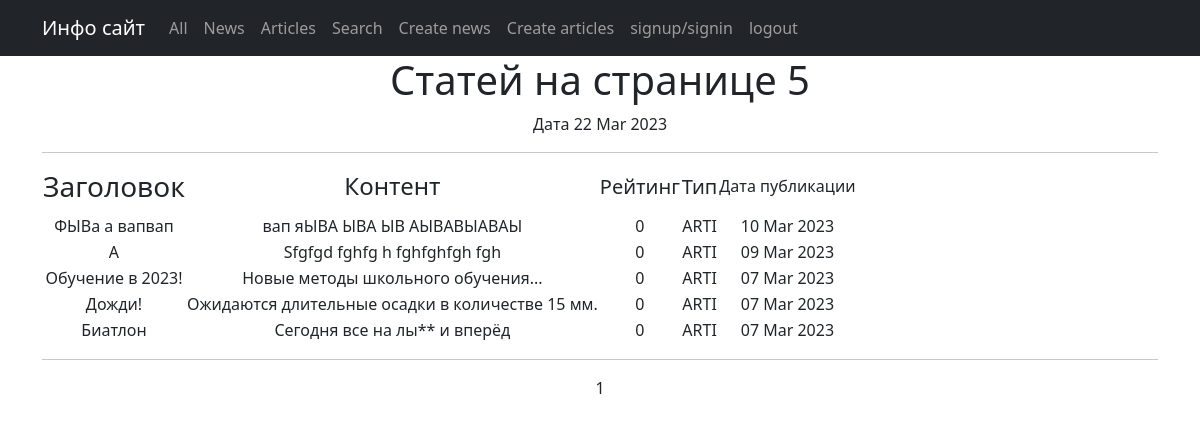
Screenshot of /posts/articles/ with the database file from the repository.
### posts/models.py (models this page shows, shortened)
class Post(models.Model):
    article = 'ARTI'
    news = 'NEWS'
    POST_TYPE = [
        (article, 'Статья'),
        (news, 'Новость')
    ]
    author = models.ForeignKey(Author, on_delete=models.CASCADE)
    types = models.CharField(max_length=4, choices=POST_TYPE, default=news)
    time_date = models.DateTimeField(auto_now_add=True)
    category = models.ManyToManyField(Category, through='PostCategory')
    title = models.CharField(max_length=255, blank=False)
    content = models.TextField(blank=False)
    rating = models.IntegerField(default=0)

### posts/views.py (the view)
# urls.py: path('articles/', ArticlesList.as_view(), name='articles_list'),
class ArticlesList(ListView):
    model = Post
    queryset = Post.objects.filter(types='ARTI')
    ordering = '-time_date'
    template_name = 'articles.html'
    context_object_name = 'articles'
    paginate_by = 5
    def get_context_data(self, **kwargs):
        context = super().get_context_data(**kwargs)
        context['num_of_articles'] = len(Post.objects.filter(types='ARTI'))
        return context

### posts/templatetags/custom_filters.py (called while the page is built)
@register.filter()
def censor(value):
    new_list = list(value.split())
    if isinstance(value, str):
        for i in range(len(new_list)):
            if new_list[i].lower() in censor_list:
                s = new_list[i]
                new_list[i] = s[:2] + '*' * (len(s) - 2)
        return ' '.join(new_list)
    else:
        raise TypeError('Объект не является строкой')

### posts/templatetags/custom_tags.py (called while the page is built)
@register.simple_tag()
def current_time(format_string='%b %d %Y'):
    return datetime.utcnow().strftime(format_string)

### templates/articles.html (shortened to what this page needs)
{% extends 'flatpages/default.html' %}
{% load custom_filters %}
{% load custom_tags %}
{% block content %}
<h1>Статей на странице {{ articles|length }} </h1>
Дата {% current_time '%d %b %Y' %}
<hr>
   {% if articles %}
       <table>
           <tr>
               <td><h3>Заголовок</h3></td>
                <td><h4>Контент</h4></td>
                <td><h5>Рейтинг</h5></td>
                <td><h5>Тип</h5></td>
                <td><h6>Дата публикации</h6></td>
           </tr>
           {% for article in articles %}
           <tr>
               <td>{{ article.title|truncatewords:3|censor }}</td>
                <td>{{ article.content|truncatewords:20|censor }}</td>
                <td>{{ article.rating }}</td>
                <td>{{ article.types }}</td>
                <td>{{ article.time_date|date:'d M Y' }}</td>
           </tr>
           {% endfor %}
       </table>
   {% else %}
       <h2>Новостей нет!</h2>
   {% endif %}
<hr>
    {{ page_obj.number }}
{% endblock content %}

### rows the page displays
Post: title|censor "ФЫВа а вапвап", content|censor "вап яЫВА ЫВА ЫВ АЫВАВЫАВАЫ", rating "0", types "ARTI", time_date "10 Mar 2023"
Post: title|censor "A", content|censor "Sfgfgd fghfg h fghfghfgh fgh", rating "0", types "ARTI", time_date "09 Mar 2023"
Post: title|censor "Обучение в 2023!", content|censor "Новые методы школьного обучения...", rating "0", types "ARTI", time_date "07 Mar 2023"
Post: title|censor "Дожди!", content|censor "Ожидаются длительные осадки в количестве 15 мм.", rating "0", types "ARTI", time_date "07 Mar 2023"
Post: title|censor "Биатлон", content|censor "Сегодня все на лы** и вперёд", rating "0", types "ARTI", time_date "07 Mar 2023"

### other values shown
{{ articles|length }} "5"
{{ page_obj.number }} "1"
